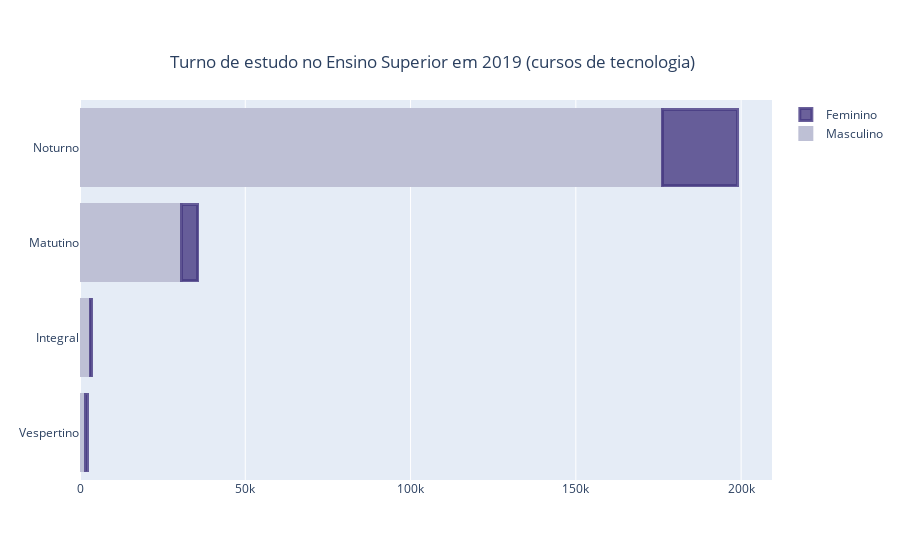

Here is the notebook cell this chart was saved with:
### Code cell
fig = go.Figure()
fig.add_trace(go.Bar(
    y=['Vespertino', 'Integral', 'Matutino','Noturno'],
    x=[1750, 3129, 30803, 176171],
    name='Masculino',
    orientation='h',
    marker=dict(
        color='rgba(190, 192, 213, 1)',
        line=dict(color='rgba(190, 192, 213, 1)', width=3)      
              
        
    )
))
fig.add_trace(go.Bar(
    y=['Vespertino', 'Integral', 'Matutino','Noturno'],
    x=[483, 204, 4864, 22702],
    name='Feminino',
    orientation='h',
    marker=dict(
         color='rgba(71, 58, 131, 0.8)',
        line=dict(color='rgba(71, 58, 131, 0.8)', width=3)
    )
))

fig.update_layout(
    title={
        'text': "Turno de estudo no Ensino Superior em 2019 (cursos de tecnologia)",
        'y':0.9,
        'x':0.48,
        'xanchor': 'center',
        'yanchor': 'top'})
        
fig.update_layout(barmode='stack')
fig.show()

### Figure 1 — Plotly figure (JSON) as saved in the notebook; plotly's stock layout.template omitted (floating-point values rounded to 4 significant figures)
{"data": [{"marker": {"color": "rgba(190, 192, 213, 1)", "line": {"color": "rgba(190, 192, 213, 1)", "width": 3}}, "name": "Masculino", "orientation": "h", "type": "bar", "x": [1750, 3129, 30803, 176171], "y": ["Vespertino", "Integral", "Matutino", "Noturno"]}, {"marker": {"color": "rgba(71, 58, 131, 0.8)", "line": {"color": "rgba(71, 58, 131, 0.8)", "width": 3}}, "name": "Feminino", "orientation": "h", "type": "bar", "x": [483, 204, 4864, 22702], "y": ["Vespertino", "Integral", "Matutino", "Noturno"]}], "layout": {"barmode": "stack", "title": {"text": "Turno de estudo no Ensino Superior em 2019 (cursos de tecnologia)", "x": 0.48, "xanchor": "center", "y": 0.9, "yanchor": "top"}}}
